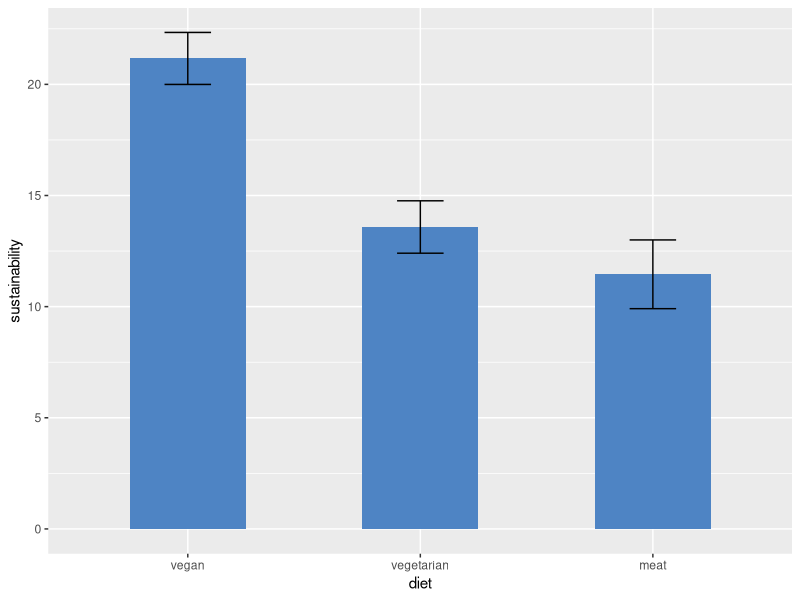
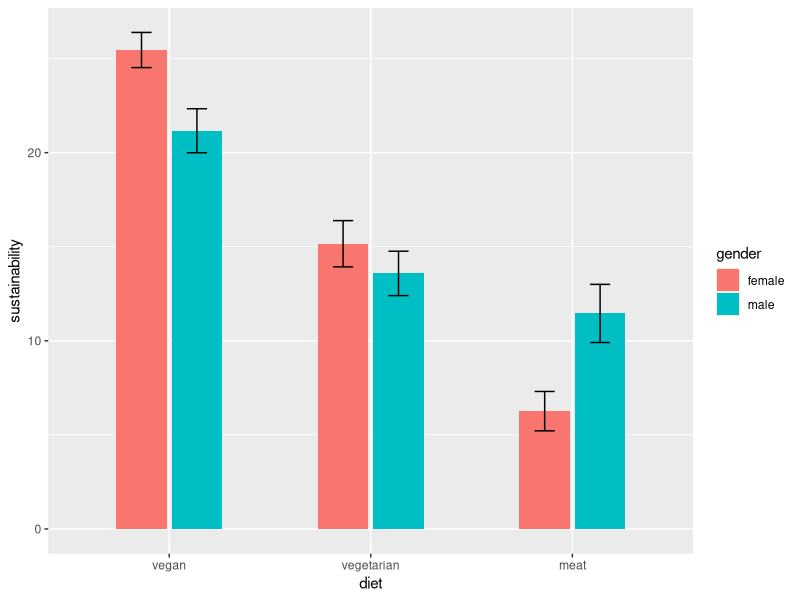
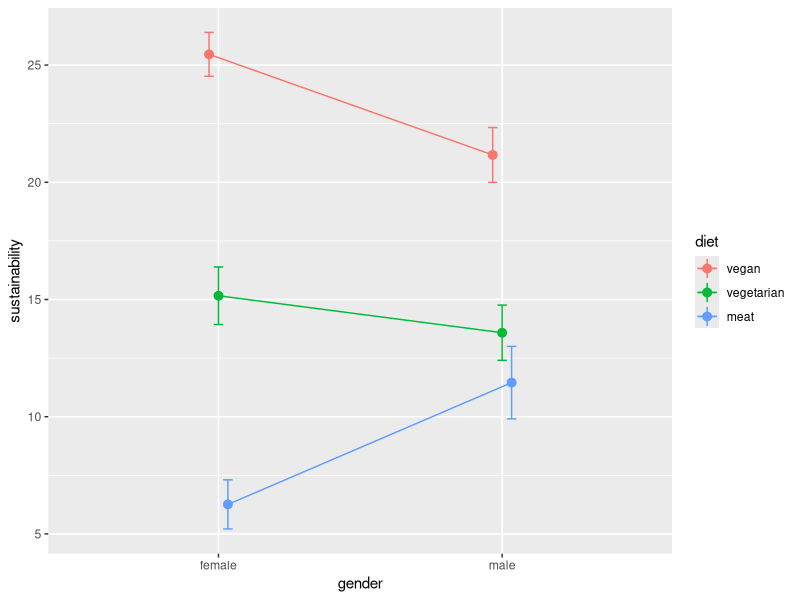
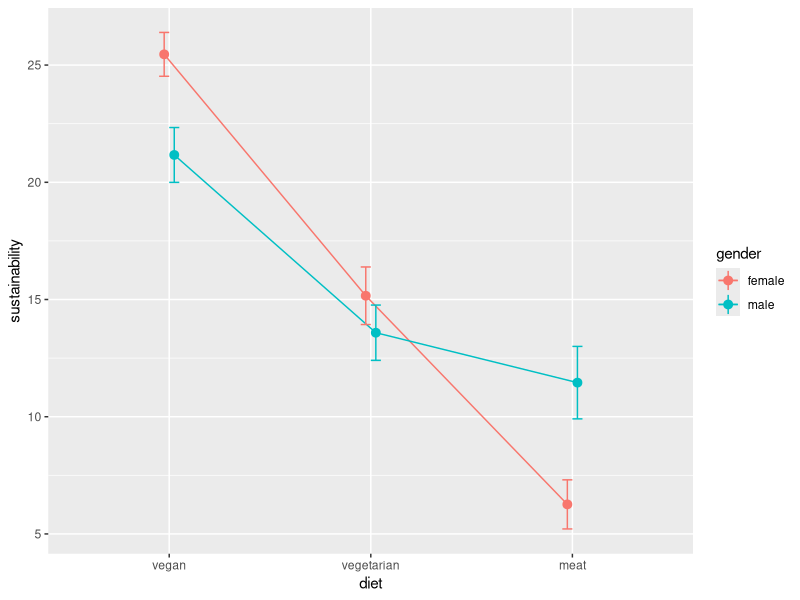
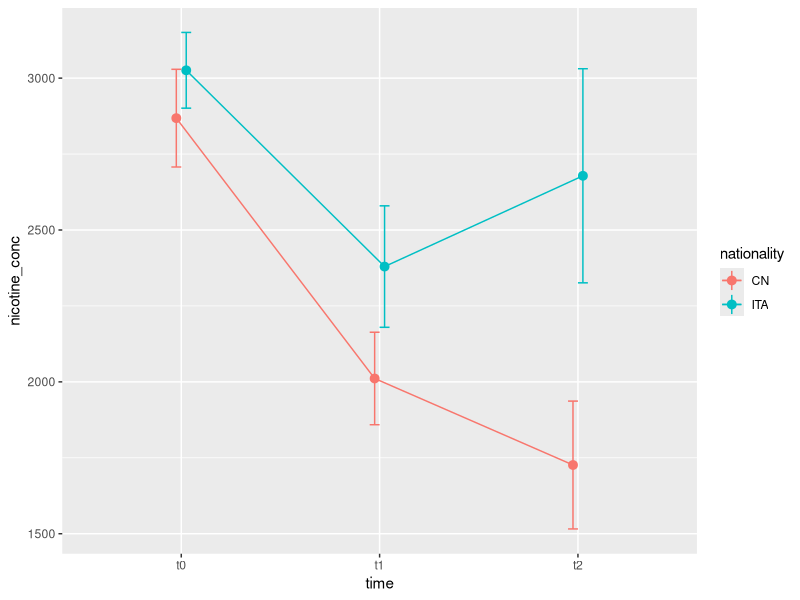

These figures' R source, in order:
## ---- chunk 1
knitr::opts_chunk$set(echo = TRUE)

knitr::opts_chunk$set(fig.height = 3, fig.width = 6)

library(tidyverse)
library(ggplot2)
library(ggpubr)
setwd(dirname(rstudioapi::getSourceEditorContext()$path))
set.seed(42)
options(warn=-1)
## ---- chunk 2
df = read.csv("R05_notes_dataset.csv", stringsAsFactors = TRUE)
str(df)

## ---- chunk 3
df$diet = factor(df$diet, levels=c("vegan", "vegetarian", "meat"))
## ---- chunk 4
head(df)
## ---- chunk 5
mean(df$sustainability)
## ---- chunk 6
mean(df$sustainability, na.rm=TRUE)
## ---- chunk 7
df = na.omit(df) 
## ---- chunk 8
df %>% filter(gender=="male") %>% 
  ggplot(., aes(y=sustainability, x = diet)) +
  stat_summary(fun = mean, geom = "bar", width=0.5, fill="#4E84C4") +
  stat_summary(fun.data = mean_se, geom = "errorbar", width=0.2)
## ---- chunk 9
ggplot(df, aes(y=sustainability, x = diet, fill=gender)) +
stat_summary(fun=mean, geom="bar", width=0.5, position=position_dodge(0.55)) +
stat_summary(fun.data=mean_se, geom="errorbar", width=.2, 
             position=position_dodge(.55))
## ---- chunk 10
ggplot(df, aes(y=sustainability, x = gender, group=diet, color=diet)) +
  stat_summary(fun = mean, geom = "pointrange", position=position_dodge(0.1))+
  stat_summary(fun=mean, geom="line", position=position_dodge(0.1)) +
  stat_summary(fun.data = mean_se, geom = "errorbar", width=0.1, 
               position=position_dodge(0.1))
## ---- chunk 11
library(afex)
aov_ez(id = "ID",             # identifier for subjects
       dv = "sustainability", # dependent variable (y)
       between = "gender",    # between factor (group)
       data = df)             # data frame
## ---- chunk 12
m = aov_ez(id = "ID", dv = "sustainability", 
           between = "gender", data = df) 
summary(m)
## ---- chunk 13
m = aov_ez(id = "ID", dv = "sustainability", 
           between = "diet", data = df) 
summary(m)
## ---- chunk 14
aov_ez(id = "ID", dv = "sustainability", 
       between = c("gender", "diet"), data = df) %>% summary()
## ---- chunk 15
ggplot(df, aes(y=sustainability, x = diet, group=gender, color=gender)) +
  stat_summary(fun = mean, geom = "pointrange", position=position_dodge(0.1))+
  stat_summary(fun=mean, geom="line", position=position_dodge(0.1)) +
  stat_summary(fun.data = mean_se, geom = "errorbar", width=0.1, 
               position=position_dodge(0.1))
## ---- chunk 16
df_nicotine = read.csv("R05_notes_dataset_nicotine.csv", stringsAsFactors=TRUE)
## ---- chunk 17
ggplot(df_nicotine, aes(y=nicotine_conc, x = time, group=nationality, color=nationality)) +
  stat_summary(fun = mean, geom = "pointrange", position=position_dodge(0.1))+
  stat_summary(fun=mean, geom="line", position=position_dodge(0.1)) +
  stat_summary(fun.data = mean_se, geom = "errorbar", width=0.1, 
               position=position_dodge(0.1))
## ---- chunk 18
aov_ez(id = "ID", dv = "nicotine_conc", 
       within = "time", data = df_nicotine) %>% summary()
## ---- chunk 19
aov_ez(id = "ID", dv = "nicotine_conc", between="nationality",
       within = "time", data = df_nicotine) %>% summary()
## ---- chunk 20
# cleanup here
